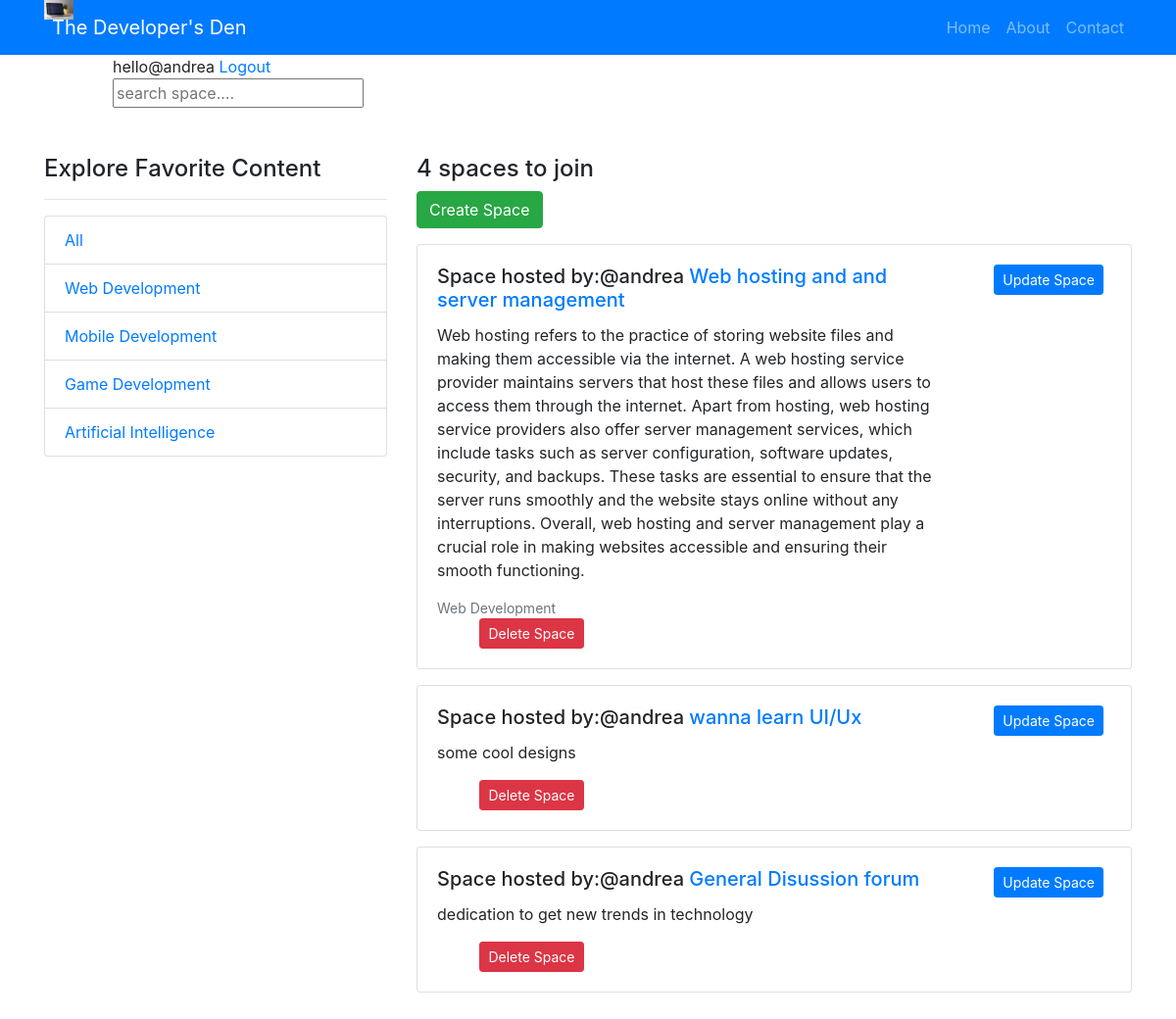
The app's page / (signed in) with its own data.
### base/models.py (models this page shows, shortened)
class Topic(models.Model):
    name = models.CharField(max_length=150)

class Room(models.Model):
    host = models.ForeignKey(User, on_delete=models.SET_NULL, null=True)
    topic = models.ForeignKey(Topic, on_delete=models.SET_NULL, null=True)
    name = models.CharField(max_length=200)
    description = models.TextField()
    created = models.DateTimeField(auto_now_add=True)
    updated = models.DateTimeField(auto_now=True)
    class Meta:
        ordering = ['-updated', '-created']

### base/views.py (the view)
# urls.py: path('', views.home_page, name="home"),
def home_page(request):
    q = request.GET.get('q') if request.GET.get('q') != None else ''
    rooms = Room.objects.filter(
        Q(topic__name__icontains=q)|
        Q(name__icontains=q)|
        Q(description__icontains=q))
    topics = Topic.objects.all()
    room_count = rooms.count()
    context = {'rooms':rooms,'topics':topics,'room_count':room_count}
    return render(request, "home.html",context)

### Templates/home.html (shortened to what this page needs)
{% load static %}
{% load bootstrap4 %}
<!DOCTYPE html>
<html>
<head>
    <link rel="stylesheet" href="{% static 'css/bootstrap.min.css' %}">
    <link rel="stylesheet" href="{% static 'base/css/styles.css' %}">
    {% bootstrap_css %}
</head>
<body>
    {% block content %}
    <header>
      <nav class="navbar navbar-expand-lg navbar-dark bg-primary">
        <div class="container">
          <a class="navbar-brand" href="#">
            <img src="{% static 'images/logo1.png' %}" width="30" height="30" alt="Logo">
            <span class="ml-2">The Developer's Den</span>
          </a>
          <div class="collapse navbar-collapse justify-content-end" id="navbarNav">
            <ul class="navbar-nav">
              <li class="nav-item">
                <a class="nav-link" href="{% url 'home' %}">Home</a>
              </li>
              <li class="nav-item">
                <a class="nav-link" href="#">About</a>
              </li>
              <li class="nav-item">
                <a class="nav-link" href="#">Contact</a>
              </li>
            </ul>
          </div>
        </div>
      </nav>
    </header>
      <div class=" col-4 offset-1">
        {% include 'navbar.html' %}
      </div>
      <div class="container my-5">
        <div class="row">
            <div class="col-md-4 mb-4">
                <h4>Explore Favorite Content</h4>
                <hr>
                <ul class="list-group">
                    <li class="list-group-item">
                        <a href="{% url 'home' %}">All</a>
                    </li>
                    {% for topic in topics %}
                    <li class="list-group-item">
                        <a href="{% url 'home' %}?={{topic.name}}">{{topic.name}}</a>
                    </li>
                    {% endfor %}
                </ul>
            </div>
            <div class="col-md-8">
                <h4>{{room_count}} spaces to join</h4>
                <a href="{% url 'create-room' %}" class="btn btn-success mb-3">Create Space</a>
                {% for room in rooms %}
                {% if request.user == room.host %}
                <div class="card mb-3">
                    <div class="card-body">
                        <div class="row">
                            <div class="col-md-9">
                                <h5 class="card-title">
                                    Space hosted by:@{{room.host}}
                                    <a href="/room/{{room.id}}">{{room.name}}</a>
                                </h5>
                                <p class="card-text">
                                    {{room.description}}
                                </p>
                                <small class="text-muted">
                                    {{room.topic.name}}
                                </small>
                            </div>
                            <div class="col-md-3 text-md-right">
                                <a href="{% url 'update-room' room.id %}" class="btn btn-sm btn-primary mr-2">Update Space</a>
                            </div>
                            <div class="col-md-3 text-md-right mt-auto">
                                <a href="{% url 'delete-room' room.id %}" class="btn btn-sm btn-danger">Delete Space</a>
                            </div>
                        </div>
                    </div>
                </div>
                {% endif %}
            {% endfor %}
      {% endblock %}
</body>
</html>

### Templates/navbar.html (shortened to what this page needs)
{% if request.user.is_authenticated %}
hello@{{request.user}}
<a href="{% url 'logout' %}">Logout</a>
{% else %}
<a href="{% url 'login' %}">Login</a>
{% endif %}
<form method="get" action="{% url 'home' %}">
    <input type="text" name="q" placeholder="search space....">
</form>

### static/css/styles.css (style rules this page uses)
img { max-width: 100%; height: auto; position: absolute; top: 0; }
body { background-color: purple; }

### records on screen
Topic: name "Web Development"
Topic: name "Mobile Development"
Topic: name "Game Development"
Topic: name "Artificial Intelligence"
Room: host "andrea", name "Web hosting and and server management", description "Web hosting refers to the practice of storing website files and making them accessible via the internet. A web hosting service provider maintains servers that host these files and allows users to access them through the internet. Apart from hosting, web hosting service providers also offer server management services, which include tasks such as server configuration, software updates, security, and backups. These tasks are essential to ensure that the server runs smoothly and the website stays online without any interruptions. Overall, web hosting and server management play a crucial role in making websites accessible and ensuring their smooth functioning.", topic.name "Web Development"
Room: host "andrea", name "wanna learn UI/Ux", description "some cool designs"
Room: host "andrea", name "General Disussion forum", description "dedication to get new trends in technology"

### other values on screen
{{ request.user }} "andrea"
{{ room_count }} "4"
